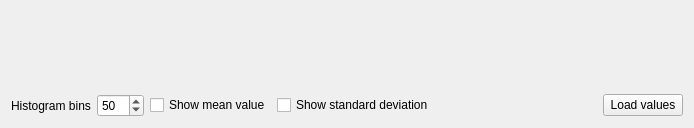
<?xml version="1.0" encoding="UTF-8"?>
<ui version="4.0">
 <class>HistogramWidgetBase</class>
 <widget class="QWidget" name="HistogramWidgetBase">
  <property name="geometry">
   <rect>
    <x>0</x>
    <y>0</y>
    <width>694</width>
    <height>128</height>
   </rect>
  </property>
  <property name="sizePolicy">
   <sizepolicy hsizetype="Preferred" vsizetype="MinimumExpanding">
    <horstretch>0</horstretch>
    <verstretch>0</verstretch>
   </sizepolicy>
  </property>
  <property name="minimumSize">
   <size>
    <width>0</width>
    <height>60</height>
   </size>
  </property>
  <property name="windowTitle">
   <string>Form</string>
  </property>
  <layout class="QVBoxLayout" name="verticalLayout" stretch="1,0">
   <item>
    <widget class="QwtPlot" name="mpPlot">
     <property name="sizePolicy">
      <sizepolicy hsizetype="Preferred" vsizetype="MinimumExpanding">
       <horstretch>0</horstretch>
       <verstretch>0</verstretch>
      </sizepolicy>
     </property>
     <property name="minimumSize">
      <size>
       <width>0</width>
       <height>30</height>
      </size>
     </property>
    </widget>
   </item>
   <item>
    <layout class="QHBoxLayout" name="horizontalLayout_4">
     <item>
      <widget class="QLabel" name="label_12">
       <property name="text">
        <string>Histogram bins</string>
       </property>
      </widget>
     </item>
     <item>
      <widget class="QSpinBox" name="mBinsSpinBox">
       <property name="minimum">
        <number>1</number>
       </property>
       <property name="maximum">
        <number>999</number>
       </property>
       <property name="value">
        <number>50</number>
       </property>
      </widget>
     </item>
     <item>
      <widget class="QCheckBox" name="mMeanCheckBox">
       <property name="text">
        <string>Show mean value</string>
       </property>
      </widget>
     </item>
     <item>
      <widget class="QCheckBox" name="mStdevCheckBox">
       <property name="text">
        <string>Show standard deviation</string>
       </property>
      </widget>
     </item>
     <item>
      <spacer name="horizontalSpacer_3">
       <property name="orientation">
        <enum>Qt::Horizontal</enum>
       </property>
       <property name="sizeHint" stdset="0">
        <size>
         <width>40</width>
         <height>20</height>
        </size>
       </property>
      </spacer>
     </item>
     <item>
      <widget class="QPushButton" name="mLoadValuesButton">
       <property name="text">
        <string>Load values</string>
       </property>
      </widget>
     </item>
    </layout>
   </item>
  </layout>
 </widget>
 <customwidgets>
  <customwidget>
   <class>QwtPlot</class>
   <extends>QFrame</extends>
   <header>qwt_plot.h</header>
   <container>1</container>
  </customwidget>
 </customwidgets>
 <resources/>
 <connections/>
</ui>
